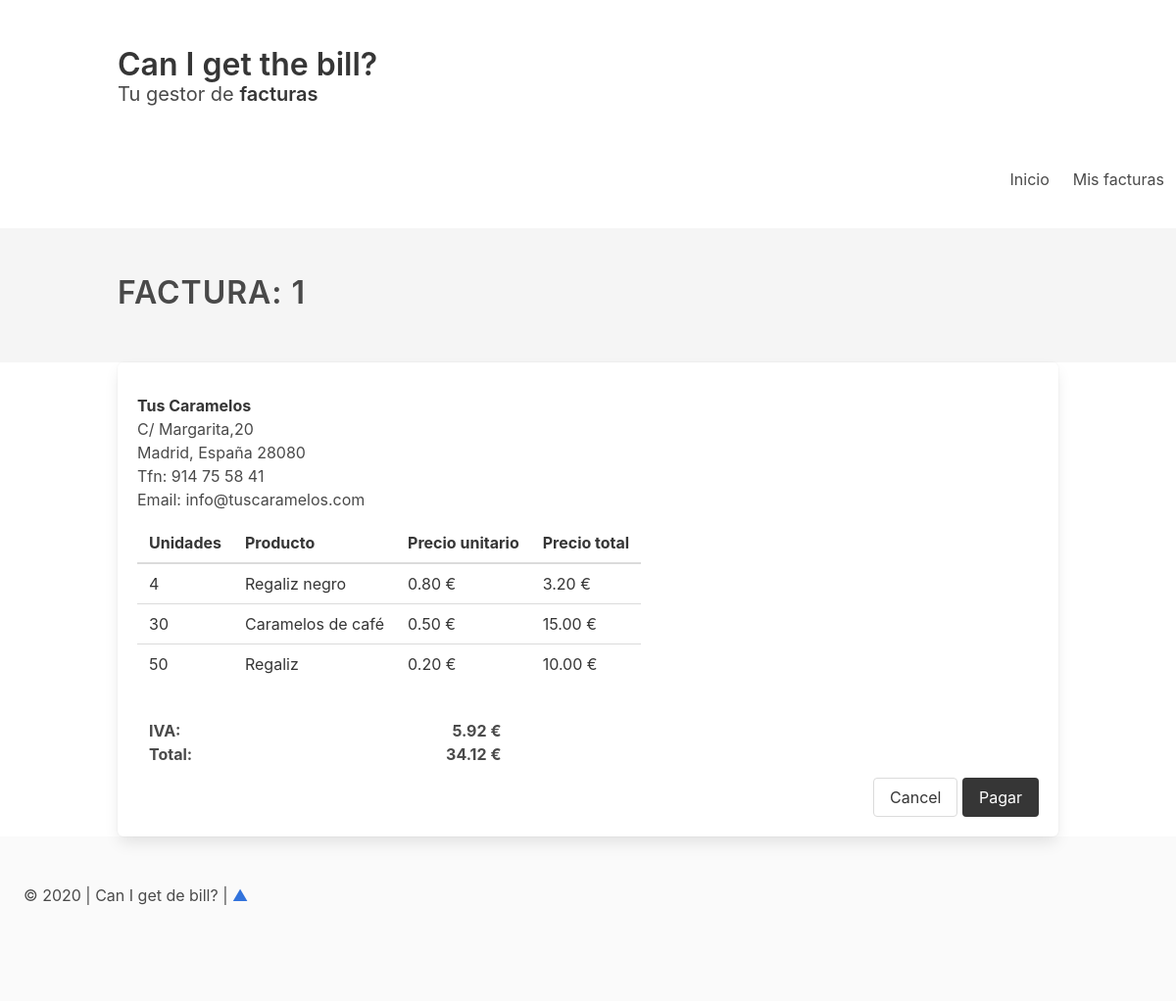
/detalle/1, run on the app's committed database.
### factura/models.py (models this page shows)
class Factura(models.Model):
    num = models.AutoField(primary_key=True)
    anio = models.DateTimeField(auto_now_add=True)
    fecha_emision = models.DateTimeField(auto_now_add=True)
    cliente_nombre = models.CharField(max_length=200, verbose_name='Nombre del cliente')
    cliente_direccion = models.TextField(
        verbose_name='Dirección: ',
        max_length=100,
        )
    def get_precio_total(self):
        getcontext().prec = 4
        total = Decimal(0)
        for linea in self.lineafactura_set.all():
            precio_item = linea.precio_real()
            total += precio_item
        return total
    def get_iva_total(self):
        getcontext().prec = 3
        impuestos = Decimal(0)
        for linea in self.lineafactura_set.all():
            iva = linea.iva_aplicable()
            impuestos += iva
        return impuestos

class LineaFactura(models.Model):
    factura = models.ForeignKey(
        Factura,
        on_delete=models.PROTECT,
    )
    nombre_producto = models.TextField(max_length=100)
    precio_unitario = models.DecimalField(max_digits=5, decimal_places=2)
    unidades = models.IntegerField(default=1)
    iva = models.DecimalField(max_digits=5, decimal_places=2, help_text='Indicar el I.V.A en tanto por uno', default=0.21)
    def base_imponible(self):
        return self.precio_unitario * Decimal(self.unidades)
    def iva_aplicable(self):
        return self.base_imponible() * self.iva
    def precio_real(self):
        return self.base_imponible() + self.iva_aplicable()

### factura/views.py (the view)
# urls.py: path('detalle/<int:num_factura>', factura.views.lineafactura, name="detalle_factura"),
def lineafactura(request, num_factura):
    return render(request, 'factura/lineafactura.html', {
        'elementos': LineaFactura.objects.all().order_by('precio_unitario'),
        'factura': Factura.objects.get(pk=num_factura),
    })

### factura/templates/factura/lineafactura.html (shortened to what this page needs)
{% extends 'factura/base.html' %}
{% load facturatags %}
{% block content %}
<section class="hero is-light">
    <div class="hero-body">
        <div class="container">
            <div class="heading">
                <h1 class="title">Factura: {{ factura.num }} </h1>
            </div>
        </div>
    </div>
</section>
<div class="container">
    <div class="box box-good">
        <div class="box-header">
            <div class="columns is-mobile">
                <div class="column is-6">
                </div>
                <div class="column is-6">
                </div>
            </div>
        </div>
        <div class="box-content">
            <div class="columns is-mobile">
                <div class="column is-7">
                    <div class="content">
                        <strong> Tus Caramelos </strong><br>
                        C/ Margarita,20<br>
                        Madrid, España 28080<br>
                        Tfn: 914 75 58 41<br>
                        Email: info@tuscaramelos.com
                    </div>
                </div>
                <div class="column is-5">
                    <div class="content has-text-right">
                          <b> </b><br>
                          <br>
                          <b> </b>  <br>
                          <b> </b>  <br>
                    </div>
                </div>
            </div>
            </div>
            <div class="columns">
                <div class="column is-12">
                    <div class="table-is-responsive">
                         <table class="table is-inverse">
                          <thead>
                            <tr>
                              <th>Unidades</th>
                              <th>Producto </th>
                              <th>Precio unitario</th>
                              <th>Precio total</th>
                            </tr>
                          </thead>
                          <tbody>
                            {% for l in factura.lineafactura_set.all %}
                            <tr>
                                  <td>{{ l.unidades }}</td>
                                  <td>{{ l.nombre_producto }}</td>
                                  <td>{{ l.precio_unitario }} €</td>
                                  <td>{{ l.base_imponible }} €</td>
                            {% endfor %}
                            </tr>
                          </tbody>
                        </table>
                    </div>
                </div>
            </div>
            <div class="column is-5">
                <ul class="list-group list-group-unbordered">
                    <li class="list-group-item">
                    <li class="list-group-item">
                      <b>IVA:</b>
                      <p class="is-pulled-right"><b>
                        {{ factura.get_iva_total }} €
                        </b></p>
                      <br>
                      <b>Total:</b>
                      <p class="is-pulled-right"><b>
                            {{ factura.get_precio_total }} €
                        </b></p>
                    </li>
                  </ul>
            </div>
            <div class="box-footer has-text-right">
                <a href="{% url 'facturas' %}" class="button">Cancel</a>
                <a href="https://www.paypal.com/es/home" class="button is-dark">
                  <span>Pagar</span>
                </a>
            </div>
        </div>
    </div>
{% endblock content %}

### data on the page
Factura: num "1", get_iva_total "5.92", get_precio_total "34.12"
LineaFactura: unidades "4", nombre_producto "Regaliz negro", precio_unitario "0.80", base_imponible "3.20"
LineaFactura: unidades "30", nombre_producto "Caramelos de café", precio_unitario "0.50", base_imponible "15.00"
LineaFactura: unidades "50", nombre_producto "Regaliz", precio_unitario "0.20", base_imponible "10.00"
